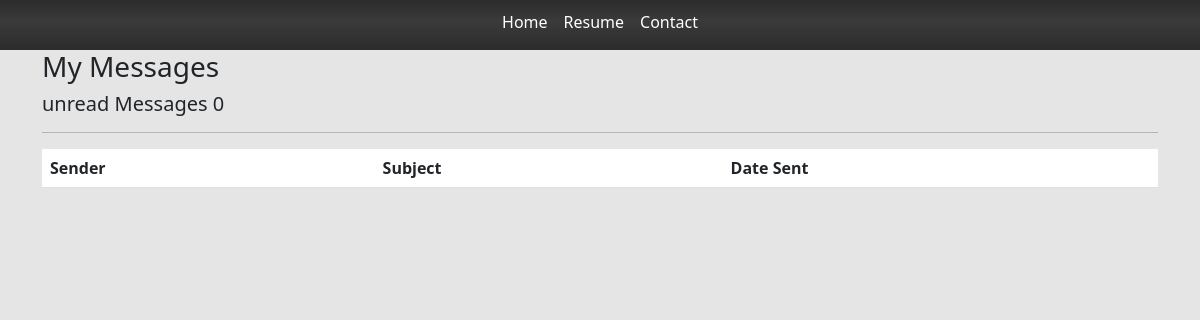
Before: /inbox/ with the older database file.
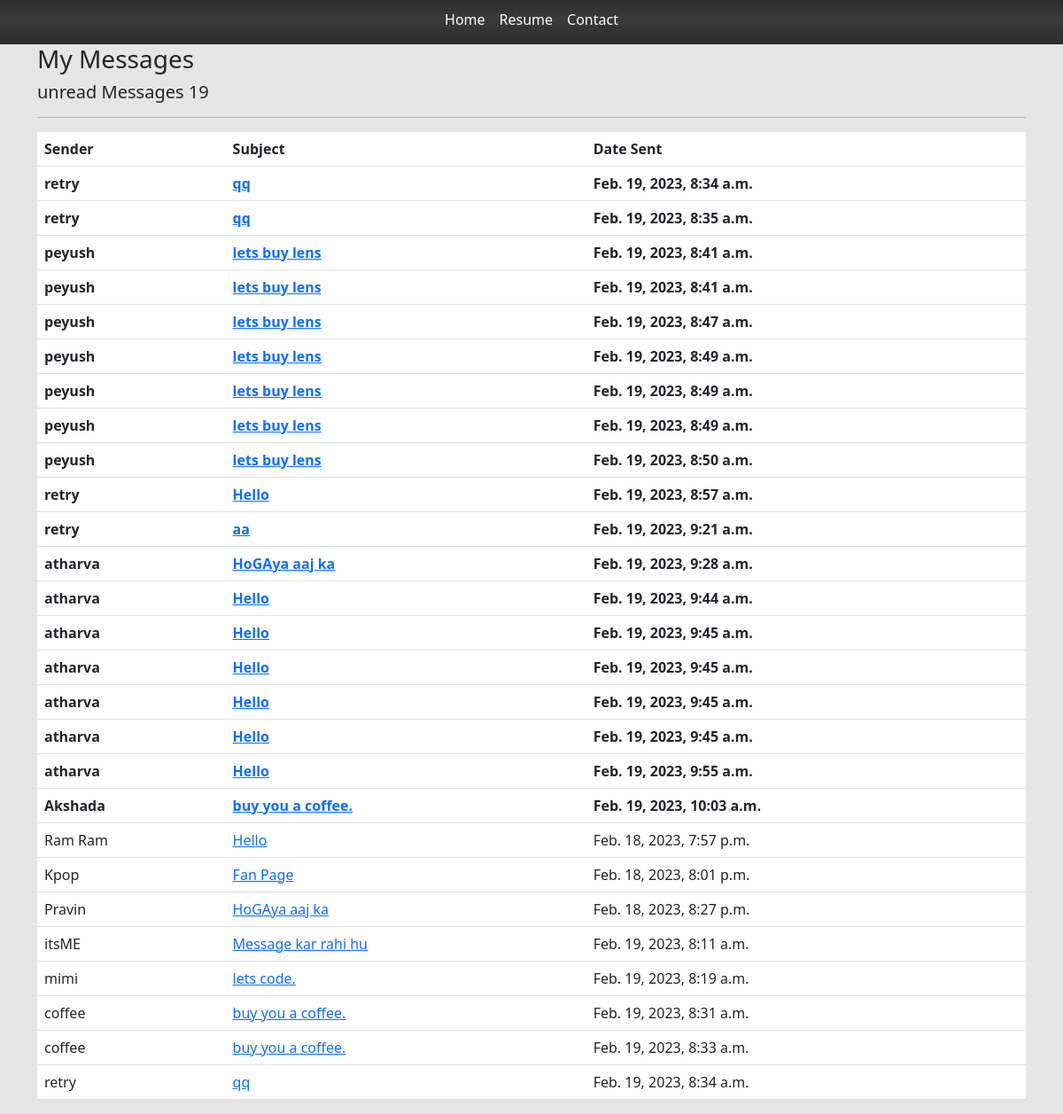
After: the same page with the newer database file.
### base/models.py (models this page shows, shortened)
class Message(models.Model) :
    name = models.CharField(max_length=200,null =True)
    email = models.CharField(max_length=200,null =True)
    subject = models.CharField(max_length=200,null =True)
    body = models.TextField()
    is_read = models.BooleanField(default= False)
    created = models.DateTimeField(auto_now_add=True)
    id = models.UUIDField(default=uuid.uuid4 , unique=True , primary_key=True , editable= False)

### base/views.py (the view)
# urls.py: path('inbox/',views.inboxPage,name="inbox"),
def inboxPage(request):
    inbox = Message.objects.all().order_by('is_read')
    unreadCount = Message.objects.filter(is_read = False).count()
    context = { 'inbox': inbox , 'unreadCount':unreadCount}
    return render(request , 'base/inbox.html', context)

### base/templates/base/inbox.html
{% extends 'base/main.html' %}
{%load static %}
{% block content %}
<div class="container">
<h3>My Messages</h3>
<h5>unread Messages {{unreadCount}} </h5>
<table class="table">
    <thead>
        <tr>
            <th>Sender</th>
            <th>Subject</th>
            <th>Date Sent</th>
        </tr>
    </thead>
    <hr>
    <tbody>
        {%for message in inbox %}
        {% if message.is_read %}
        <tr >
        {% else %}
        <tr style="font-weight: 900;">
            {% endif %}
            <td> {{message.name}} </td>
                <td> <a href="{%url 'message' message.id %} ">{{message.subject}}  </a></td>
            <td> {{message.created}} </td>
        </tr>
        {%endfor %}
    </tbody>
</table>
</div>
{% endblock content %}

### base/templates/base/main.html (shortened to what this page needs)
{%load static %}
<html>
    <head>
        <link href="https://cdn.jsdelivr.net/npm/bootstrap@5.3.0-alpha1/dist/css/bootstrap.min.css" rel="stylesheet">
        <link rel ="stylesheet" type = 'text/css' media="screen" href = '{% static "styles/main.css" %}' >
    </head>
    <body>
        {% include 'base/navbar.html' %}
        {% block content %}
        {% endblock content %}
    </body>
</html>

### base/templates/base/navbar.html (shortened to what this page needs)
<section class = "navigation-bar">
    <a class ='nav-link' href=" {% url 'home' %} ">
        Home
    </a>
    <a class ='nav-link' href="#">
        Resume
    </a>
    <a class ='nav-link' href="#">
        Contact
    </a>
</section>

### static/styles/main.css (style rules this page uses)
body { background-color: #e5e5e5; }
.navigation-bar { background: linear-gradient(to bottom, #323232 0%, #3F3F3F 40%, #1C1C1C 150%), linear-gradient(to top, rgba(255,255,255,0.40) 0%, rgba(0,0,0,0.25) 200%); background-blend-mode: multiply; height : 50px; display: flex; justify-content: center; flex-wrap: wrap; gap: 16px; padding-top: 10px; }
.nav-link { color: white; }

Changed rows visible on the page:
added Message: name "retry", subject "qq", created "Feb. 19, 2023, 8:34 a.m."
added Message: name "retry", subject "qq", created "Feb. 19, 2023, 8:35 a.m."
added Message: name "peyush", subject "lets buy lens", created "Feb. 19, 2023, 8:41 a.m."
added Message: name "peyush", subject "lets buy lens", created "Feb. 19, 2023, 8:41 a.m."
added Message: name "peyush", subject "lets buy lens", created "Feb. 19, 2023, 8:47 a.m."
added Message: name "peyush", subject "lets buy lens", created "Feb. 19, 2023, 8:49 a.m."
added Message: name "peyush", subject "lets buy lens", created "Feb. 19, 2023, 8:49 a.m."
added Message: name "peyush", subject "lets buy lens", created "Feb. 19, 2023, 8:49 a.m."
added Message: name "peyush", subject "lets buy lens", created "Feb. 19, 2023, 8:50 a.m."
added Message: name "retry", subject "Hello", created "Feb. 19, 2023, 8:57 a.m."
added Message: name "retry", subject "aa", created "Feb. 19, 2023, 9:21 a.m."
added Message: name "atharva", subject "HoGAya aaj ka", created "Feb. 19, 2023, 9:28 a.m."
added Message: name "atharva", subject "Hello", created "Feb. 19, 2023, 9:44 a.m."
added Message: name "atharva", subject "Hello", created "Feb. 19, 2023, 9:45 a.m."
added Message: name "atharva", subject "Hello", created "Feb. 19, 2023, 9:45 a.m."
added Message: name "atharva", subject "Hello", created "Feb. 19, 2023, 9:45 a.m."
added Message: name "atharva", subject "Hello", created "Feb. 19, 2023, 9:45 a.m."
added Message: name "atharva", subject "Hello", created "Feb. 19, 2023, 9:55 a.m."
added Message: name "Akshada", subject "buy you a coffee.", created "Feb. 19, 2023, 10:03 a.m."
added Message: name "Ram Ram", subject "Hello", created "Feb. 18, 2023, 7:57 p.m."
added Message: name "Kpop", subject "Fan Page", created "Feb. 18, 2023, 8:01 p.m."
added Message: name "Pravin", subject "HoGAya aaj ka", created "Feb. 18, 2023, 8:27 p.m."
added Message: name "itsME", subject "Message kar rahi hu", created "Feb. 19, 2023, 8:11 a.m."
added Message: name "mimi", subject "lets code.", created "Feb. 19, 2023, 8:19 a.m."
added Message: name "coffee", subject "buy you a coffee.", created "Feb. 19, 2023, 8:31 a.m."
added Message: name "coffee", subject "buy you a coffee.", created "Feb. 19, 2023, 8:33 a.m."
added Message: name "retry", subject "qq", created "Feb. 19, 2023, 8:34 a.m."
Other visible differences:
{{ unreadCount }}: "0" → "19"
